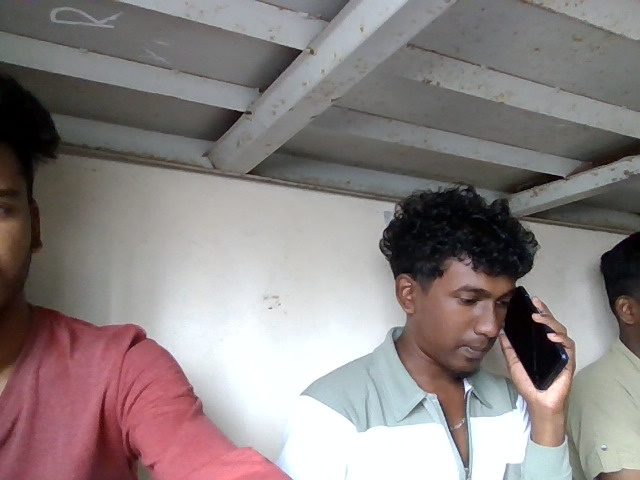
#> input picture attendance/dataset/sasi kumar/0.jpg, 640 x 480 px; its folder holds only this picture in this run
$ python train_model.py
#> lines starting #> are read from the running program, lines starting #| are printed output that depends on the picture
import cv2
import os
import numpy as np

BASE_DIR = os.path.dirname(os.path.abspath(__file__))
DATASET_DIR = os.path.join(BASE_DIR, "dataset")

faces = []
labels = []
label_map = {}
current_label = 0

face_cascade = cv2.CascadeClassifier(
    cv2.data.haarcascades + "haarcascade_frontalface_default.xml"
)

for person_name in os.listdir(DATASET_DIR):
    person_path = os.path.join(DATASET_DIR, person_name)
    if not os.path.isdir(person_path):
        continue

    label_map[current_label] = person_name

    for img_name in os.listdir(person_path):
        img_path = os.path.join(person_path, img_name)
        img = cv2.imread(img_path, cv2.IMREAD_GRAYSCALE)
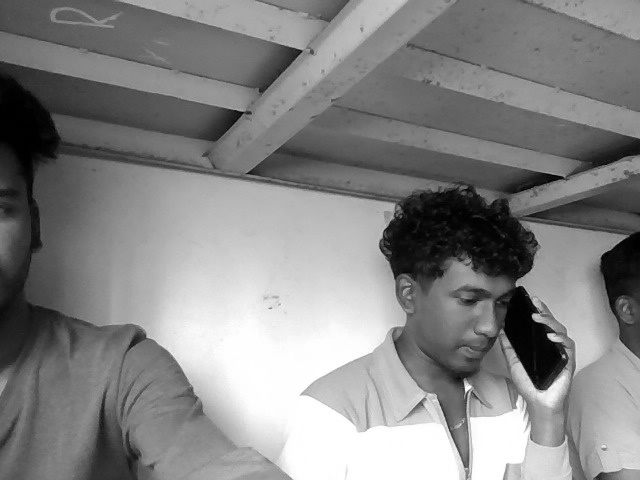
#> img: shape (480, 640); min 0, max 255, mean 132.9

        if img is None:
            continue

        detected_faces = face_cascade.detectMultiScale(img, 1.3, 5)
#> detected_faces = ()

        for (x, y, w, h) in detected_faces:
            faces.append(img[y:y+h, x:x+w])
            labels.append(current_label)
#> this loop made 0 passes
#> after the loop, faces = []; labels = []

    current_label += 1
#> pass 2 of the loop `for person_name in os.listdir(DATASET_DIR):`:
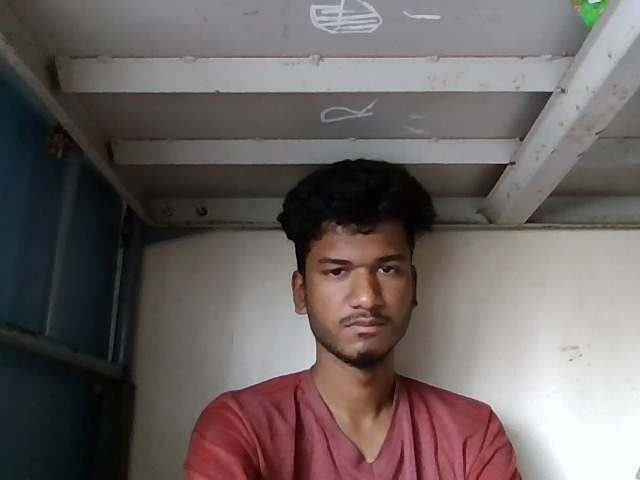
#> input picture attendance/dataset/yashwanth/0.jpg, 640 x 480 px
#> `img = cv2.imread(img_path, cv2.IMREAD_GRAYSCALE)`:
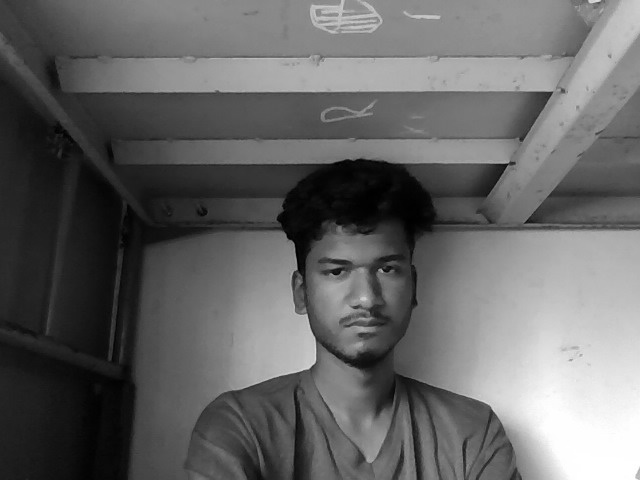
#> img: shape (480, 640); min 0, max 255, mean 101.6
#> detected_faces = [[300, 221, 123, 123]]
#> the loop `for (x, y, w, h) in detected_faces:` made 1 pass
#> after the loop `for (x, y, w, h) in detected_faces:`: faces = 1 item; labels = [1]

model = cv2.face.LBPHFaceRecognizer_create()
model.train(faces, np.array(labels))
model.save(os.path.join(BASE_DIR, "face_model.yml"))

print("✅ Model trained successfully")
